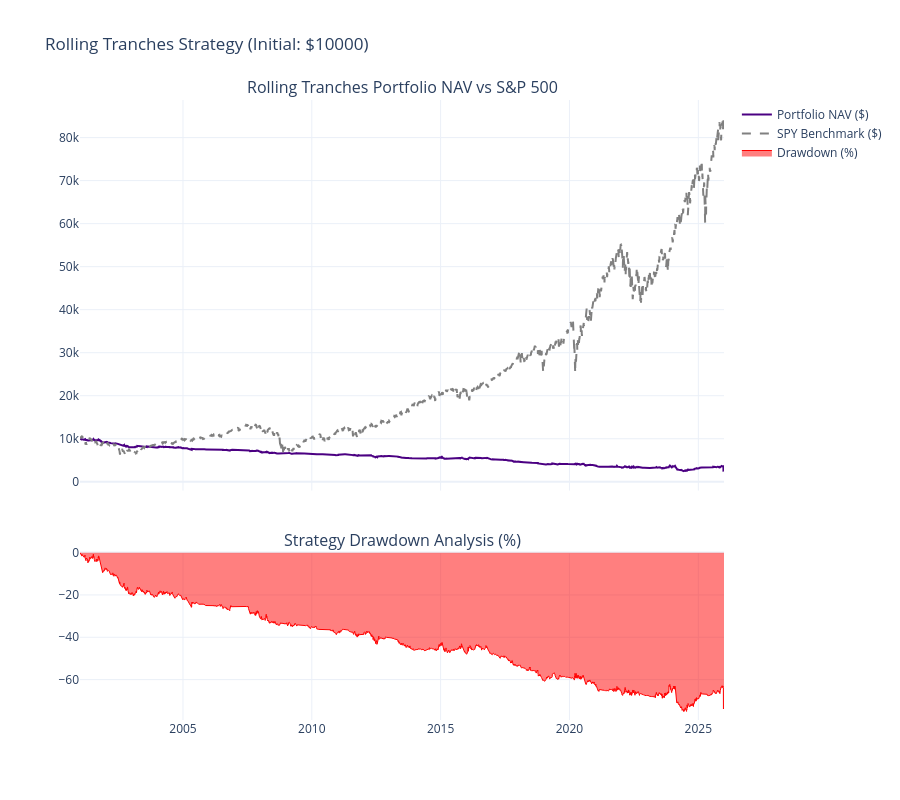

The cell this chart's notebook holds for it:
### Markdown cell above
# 第五階段：PPO 模型訓練與樣本外實證 (PPO Evaluation)

採用 PPO 演算法並在樣本外資料 (Out-of-Sample) 上測試模型魯棒性，確保避險邏輯的有效性。

### 參考文獻：
- Schulman, J., et al. (2017). *Proximal policy optimization algorithms*.

### Code cell
import pandas as pd
import numpy as np
import statsmodels.api as sm
import gc
import matplotlib.pyplot as plt
import plotly.graph_objects as go
from plotly.subplots import make_subplots
from stable_baselines3 import PPO
from stable_baselines3.common.env_checker import check_env
from stable_baselines3.common.vec_env import DummyVecEnv

def safe_half_life(ts):
    if len(ts) < 30: return 15.0
    z_lag = np.roll(ts, 1)
    z_lag[0] = 0
    z_ret = ts - z_lag
    z_ret[0] = 0
    z_lag2 = sm.add_constant(z_lag)
    try:
        res = sm.OLS(z_ret[1:], z_lag2[1:]).fit()
        hl = -np.log(2) / res.params[1]
        return hl if (hl > 0 and hl < 100) else 15.0
    except:
        return 15.0

def prepare_rl_features(df, beta=1.0, z_window=60):
    df = df.copy()
    df['spread'] = df['price_a'] - beta * df['price_b']
    
    roll_mean = df['spread'].rolling(window=z_window).mean()
    roll_std = df['spread'].rolling(window=z_window).std()
    df['z_score'] = (df['spread'] - roll_mean) / roll_std
    
    hl_list = []
    last_valid_hl = 15.0 
    
    for i in range(len(df)):
        if i < z_window:
            hl_list.append(last_valid_hl)
        elif i % 20 == 0: 
            window_ts = df['spread'].iloc[i-z_window:i].dropna().values
            current_hl = safe_half_life(window_ts)
            hl_list.append(current_hl)
            last_valid_hl = current_hl
        else:
            hl_list.append(hl_list[-1])
            
    df['half_life'] = hl_list
    return df.ffill().fillna(0)

# =========================================================================
# WALK-FORWARD OPTIMIZATION: 日級資產累加引擎 (Daily Portfolio Manager)
# =========================================================================

# 確保 panel有雙重對齊
price_panel_df = prices_raw.copy()
if 'date' not in price_panel_df.index.names:
    price_panel_df.set_index(['date', 'ticker'], inplace=True)

# 系統級參數設定
# FORMATION_WINDOW = 252
# TRADING_WINDOW = 126
ROLLING_STEP = ROLLING_WINDOW
# INITIAL_CAPITAL = 7000.0
TRANCHE_ALLOCATION = INITIAL_CAPITAL / CAPITAL_TRANCHES

print(f"🚀 啟動多視窗整合回測引擎 (Daily Portfolio Manager)")
print(f"📦 總資金: ${INITIAL_CAPITAL} | 單注: ${TRANCHE_ALLOCATION} | 梯隊滾動: {ROLLING_STEP}天")

all_dates = price_pivot.index
total_length = len(all_dates)

cash = INITIAL_CAPITAL
active_tranches = []
completed_tranches_count = 0
trade_frequencies = []
historical_dates = []
historical_portfolio_nav = []

failed_due_to_margin = False

# 每日推演主時間軸
for t in range(FORMATION_WINDOW, total_length):
    current_date = all_dates[t]
    
    # 1. 每日掃描，回收過期梯隊資金
    still_active = []
    for tr in active_tranches:
        if current_date >= tr['end_date']:
            final_nav = tr['series'].iloc[-1]
            cash += final_nav
            completed_tranches_count += 1
        else:
            still_active.append(tr)
    active_tranches = still_active

    # --- [新增] 準確計算每日整個系統的總淨值 ---
    daily_total_nav = cash
    for tr in active_tranches:
        latest_val = tr['series'].loc[:current_date]
        if not latest_val.empty:
            daily_total_nav += latest_val.iloc[-1]
            
    # --- [新增] 全系統破產底線檢查 ---
    if daily_total_nav < 1000.0:
        print(f"❌💥 破產警報！系統總資產 (${daily_total_nav:,.2f}) 已低於 $1000 最低維運標準。交易強制永久終止。")
        failed_due_to_margin = True
        break

    # 2. 定期滾動啟動新梯隊
    if (t - FORMATION_WINDOW) % ROLLING_STEP == 0:
        
        # --- [重點修改] 動態提撥總資產的 10% 建倉 ---
        # TRANCHE_ALLOCATION = INITIAL_CAPITAL * 0.10
        
        if cash < TRANCHE_ALLOCATION:
            # 這不是破產，只是這天現金卡在別的部位裡。不停止整個系統，只是這 20 天休息不開新單。
            print(f"⚠️ 現金水位 (${cash:,.2f}) 暫時不足以提撥 10% 資金 (${TRANCHE_ALLOCATION:,.2f})。新梯隊輪空！")
        else:
            train_start_date = all_dates[t - FORMATION_WINDOW].date()
            
        train_start_date = all_dates[t - FORMATION_WINDOW].date()
        train_end_date = all_dates[t].date()
        test_start_date = all_dates[t].date()
        test_end_idx = min(t + TRADING_WINDOW, total_length - 1)
        test_end_date = all_dates[test_end_idx].date()
        
        print(f"\n--- 🔄 新梯隊啟動 | 系統剩餘現金: ${cash:.2f} | 預計執行區間: {test_start_date} ~ {test_end_date} ---")
        
        train_panel = price_panel_df.loc[str(train_start_date):str(train_end_date)]
        train_pivot = price_pivot.loc[str(train_start_date):str(train_end_date)]
        train_vix = vix_features.loc[str(train_start_date):str(train_end_date)]['VIX']
        
        train_features_std, train_scaler = feature_engineering_pipeline(train_panel, train_vix)
        top_pairs_dict = select_pairs_with_hdbscan(train_pivot, train_features_std, sector_map, top_ns=[1])
        top_pairs = top_pairs_dict.get(1, [])
        
        if not top_pairs:
            print("⚠️ 無高品質共整配對，放棄建倉，資金輪空不使用。")
        else:
            cash -= TRANCHE_ALLOCATION 
            
            best_pair = top_pairs[0]
            stk_a, stk_b, beta_coef = best_pair['stock_a'], best_pair['stock_b'], best_pair['beta']
            print(f"✅ 款項抵扣 ${TRANCHE_ALLOCATION}，選定股票對: {stk_a} vs {stk_b} (Beta: {beta_coef:.4f})")
            
            rl_train_raw = pd.DataFrame({'price_a': train_pivot[stk_a], 'price_b': train_pivot[stk_b], 'vix': train_vix}).dropna()
            rl_train_df = prepare_rl_features(rl_train_raw, beta_coef)
            env_train = PairsTradingEnv(data_df=rl_train_df, transaction_cost=TRANSACTION_COST, beta=beta_coef)
            vec_env_train = DummyVecEnv([lambda: env_train])
            
            model = PPO('MlpPolicy', vec_env_train, verbose=0, learning_rate=0.0003, gamma=0.99)
            model.learn(total_timesteps=30000)
            
            ext_test_start = pd.to_datetime(test_start_date) - pd.Timedelta(days=120)
            test_pivot = price_pivot.loc[ext_test_start:str(test_end_date)]
            test_vix = vix_features.loc[ext_test_start:str(test_end_date)]['VIX']
            
            rl_test_raw = pd.DataFrame({'price_a': test_pivot.get(stk_a, pd.Series(dtype=float)), 'price_b': test_pivot.get(stk_b, pd.Series(dtype=float)), 'vix': test_vix})
            rl_test_full = prepare_rl_features(rl_test_raw, beta_coef)
            actual_test_df = rl_test_full[rl_test_full.index >= pd.to_datetime(test_start_date)].reset_index()
            
            if len(actual_test_df) >= 10:
                env_test = PairsTradingEnv(data_df=actual_test_df, transaction_cost=TRANSACTION_COST, beta=beta_coef)
                vec_env_test = DummyVecEnv([lambda: env_test])
                
                obs = vec_env_test.reset()
                dones = [False]
                
                tranche_nav = TRANCHE_ALLOCATION
                nav_records = [tranche_nav] # 第一天塞入本金佔位，對齊 127 天的長度
                tranche_dates = actual_test_df['date'].tolist()
                trades_count = 0
                
                while not dones[0]:
                    action, _ = model.predict(obs, deterministic=True)
                    obs, rewards, dones, infos = vec_env_test.step(action)
                    trades_count += infos[0].get('trade_executed', 0)
                    
                    tranche_nav += infos[0].get('step_pnl', 0.0) * tranche_nav 
                    nav_records.append(tranche_nav)
                        
                trade_frequencies.append(trades_count)
                
                daily_series = pd.Series(nav_records, index=tranche_dates)
                active_tranches.append({'end_date': tranche_dates[-1], 'series': daily_series})
                del env_test, vec_env_test
            
            del env_train, vec_env_train, model
            gc.collect()

    # 3. 每日掃描：計算總資產 NAV_t
    historical_dates.append(current_date)
    historical_portfolio_nav.append(daily_total_nav)

print("\n🎉 回測迴圈結束！")

# =========================================================================
# 可視化的自動跟隨更新 (對標 SPY) 
# =========================================================================

if len(historical_dates) > 0 and not failed_due_to_margin:
    import yfinance as yf
    print("Fetching SPY benchmark...")
    spy_df = yf.download("SPY", start=str(historical_dates[0].date()), end=str(historical_dates[-1].date()), progress=False)
    spy_close = spy_df['Close'].squeeze()
    spy_close.index = pd.to_datetime(spy_close.index).tz_localize(None)

    results_df = pd.DataFrame({'Date': historical_dates, 'Agent_NAV': historical_portfolio_nav}).set_index('Date')
    
    spy_aligned = spy_close.reindex(results_df.index).ffill()
    spy_initial = spy_aligned.iloc[0]
    results_df['SPY_NAV'] = (spy_aligned / spy_initial) * INITIAL_CAPITAL
    
    results_df['Agent_Peak'] = results_df['Agent_NAV'].cummax()
    results_df['Drawdown'] = (results_df['Agent_NAV'] - results_df['Agent_Peak']) / results_df['Agent_Peak']
    
    fig = make_subplots(rows=2, cols=1, shared_xaxes=True, vertical_spacing=0.1, row_heights=[0.7, 0.3],
                        subplot_titles=('Rolling Tranches Portfolio NAV vs S&P 500', 'Strategy Drawdown Analysis (%)'))

    fig.add_trace(go.Scatter(x=results_df.index, y=results_df['Agent_NAV'], name='Portfolio NAV ($)', line=dict(color='indigo', width=2)), row=1, col=1)
    fig.add_trace(go.Scatter(x=results_df.index, y=results_df['SPY_NAV'], name='SPY Benchmark ($)', line=dict(color='gray', dash='dash')), row=1, col=1)
    fig.add_trace(go.Scatter(x=results_df.index, y=results_df['Drawdown']*100, name='Drawdown (%)', fill='tozeroy', line=dict(color='red', width=1)), row=2, col=1)

    fig.update_layout(title=f'Rolling Tranches Strategy (Initial: ${INITIAL_CAPITAL})', height=800, template='plotly_white')
    fig.show()

    total_return = (results_df['Agent_NAV'].iloc[-1] - INITIAL_CAPITAL) / INITIAL_CAPITAL
    
    print("\n📊 【滾動梯隊資金管理 - 最終總結結算】 📊")
    print(f"🏁 最終資金餘額: ${results_df['Agent_NAV'].iloc[-1]:,.2f}")
    print(f"📈 累計淨報酬率: {total_return * 100:.2f}%")
    print(f"📉 最大回撤 (MDD): {results_df['Drawdown'].min() * 100:.2f}%")
    print(f"🔄 成功執行退歸的梯隊: {completed_tranches_count} 梯")
    print(f"🛒 全期間總交易次數: {sum(trade_frequencies)} 次\n")

### Figure 1 — Plotly figure (JSON) as saved in the notebook; plotly's stock layout.template omitted (floating-point values rounded to 4 significant figures; data arrays with more than 128 entries replaced by an {"elided": "..."} marker saying what was removed)
{"data": [{"line": {"color": "indigo", "width": 2}, "name": "Portfolio NAV ($)", "type": "scatter", "x": {"elided": "6287 str values"}, "xaxis": "x", "y": {"elided": "6287 float values"}, "yaxis": "y"}, {"line": {"color": "gray", "dash": "dash"}, "name": "SPY Benchmark ($)", "type": "scatter", "x": {"elided": "6287 str values"}, "xaxis": "x", "y": {"elided": "6287 float values"}, "yaxis": "y"}, {"fill": "tozeroy", "line": {"color": "red", "width": 1}, "name": "Drawdown (%)", "type": "scatter", "x": {"elided": "6287 str values"}, "xaxis": "x2", "y": {"elided": "6287 float values"}, "yaxis": "y2"}], "layout": {"annotations": [{"font": {"size": 16}, "showarrow": false, "text": "Rolling Tranches Portfolio NAV vs S&P 500", "x": 0.5, "xanchor": "center", "xref": "paper", "y": 1, "yanchor": "bottom", "yref": "paper"}, {"font": {"size": 16}, "showarrow": false, "text": "Strategy Drawdown Analysis (%)", "x": 0.5, "xanchor": "center", "xref": "paper", "y": 0.27, "yanchor": "bottom", "yref": "paper"}], "height": 800, "title": {"text": "Rolling Tranches Strategy (Initial: $10000)"}, "xaxis": {"anchor": "y", "domain": [0, 1], "matches": "x2", "showticklabels": false}, "xaxis2": {"anchor": "y2", "domain": [0, 1]}, "yaxis": {"anchor": "x", "domain": [0.37, 1]}, "yaxis2": {"anchor": "x2", "domain": [0, 0.27]}}}
